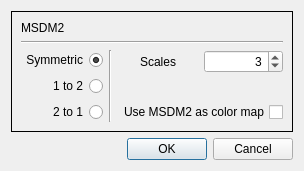
<?xml version="1.0" encoding="UTF-8"?>
<ui version="4.0">
 <class>DialogMSDM21</class>
 <widget class="QDialog" name="DialogMSDM21">
  <property name="geometry">
   <rect>
    <x>0</x>
    <y>0</y>
    <width>273</width>
    <height>164</height>
   </rect>
  </property>
  <property name="windowTitle">
   <string>MSDM2</string>
  </property>
  <layout class="QVBoxLayout" name="verticalLayout">
   <item>
    <widget class="QFrame" name="frame">
     <property name="frameShape">
      <enum>QFrame::Box</enum>
     </property>
     <property name="frameShadow">
      <enum>QFrame::Plain</enum>
     </property>
     <layout class="QVBoxLayout" name="verticalLayout_2">
      <item>
       <layout class="QVBoxLayout" name="verticalLayout_6">
        <item>
         <widget class="QLabel" name="label_2">
          <property name="text">
           <string>MSDM2</string>
          </property>
         </widget>
        </item>
       </layout>
      </item>
      <item>
       <widget class="Line" name="line">
        <property name="orientation">
         <enum>Qt::Horizontal</enum>
        </property>
       </widget>
      </item>
      <item>
       <layout class="QHBoxLayout" name="horizontalLayout_2">
        <item>
         <layout class="QVBoxLayout" name="verticalLayout_4">
          <item>
           <widget class="QRadioButton" name="radioButton_Sim">
            <property name="layoutDirection">
             <enum>Qt::RightToLeft</enum>
            </property>
            <property name="text">
             <string>Symmetric</string>
            </property>
            <property name="checked">
             <bool>true</bool>
            </property>
           </widget>
          </item>
          <item>
           <widget class="QRadioButton" name="radioButton_1to2">
            <property name="layoutDirection">
             <enum>Qt::RightToLeft</enum>
            </property>
            <property name="text">
             <string>1 to 2</string>
            </property>
            <property name="checked">
             <bool>false</bool>
            </property>
           </widget>
          </item>
          <item>
           <widget class="QRadioButton" name="radioButton_2to1">
            <property name="layoutDirection">
             <enum>Qt::RightToLeft</enum>
            </property>
            <property name="text">
             <string>2 to 1</string>
            </property>
           </widget>
          </item>
         </layout>
        </item>
        <item>
         <widget class="Line" name="line_2">
          <property name="orientation">
           <enum>Qt::Vertical</enum>
          </property>
         </widget>
        </item>
        <item>
         <layout class="QVBoxLayout" name="verticalLayout_5">
          <item>
           <layout class="QHBoxLayout" name="horizontalLayout_3">
            <item>
             <widget class="QLabel" name="label">
              <property name="text">
               <string>Scales</string>
              </property>
              <property name="alignment">
               <set>Qt::AlignCenter</set>
              </property>
             </widget>
            </item>
            <item>
             <widget class="QSpinBox" name="spinBox_scales">
              <property name="alignment">
               <set>Qt::AlignRight|Qt::AlignTrailing|Qt::AlignVCenter</set>
              </property>
              <property name="buttonSymbols">
               <enum>QAbstractSpinBox::UpDownArrows</enum>
              </property>
              <property name="value">
               <number>3</number>
              </property>
             </widget>
            </item>
           </layout>
          </item>
          <item>
           <spacer name="verticalSpacer">
            <property name="orientation">
             <enum>Qt::Vertical</enum>
            </property>
            <property name="sizeHint" stdset="0">
             <size>
              <width>20</width>
              <height>40</height>
             </size>
            </property>
           </spacer>
          </item>
          <item>
           <widget class="QCheckBox" name="checkBox_color">
            <property name="layoutDirection">
             <enum>Qt::RightToLeft</enum>
            </property>
            <property name="text">
             <string>Use MSDM2 as color map</string>
            </property>
           </widget>
          </item>
         </layout>
        </item>
       </layout>
      </item>
     </layout>
    </widget>
   </item>
   <item>
    <widget class="QDialogButtonBox" name="buttonBox">
     <property name="orientation">
      <enum>Qt::Horizontal</enum>
     </property>
     <property name="standardButtons">
      <set>QDialogButtonBox::Cancel|QDialogButtonBox::Ok</set>
     </property>
    </widget>
   </item>
  </layout>
 </widget>
 <resources/>
 <connections>
  <connection>
   <sender>buttonBox</sender>
   <signal>accepted()</signal>
   <receiver>DialogMSDM21</receiver>
   <slot>accept()</slot>
   <hints>
    <hint type="sourcelabel">
     <x>248</x>
     <y>254</y>
    </hint>
    <hint type="destinationlabel">
     <x>157</x>
     <y>274</y>
    </hint>
   </hints>
  </connection>
  <connection>
   <sender>buttonBox</sender>
   <signal>rejected()</signal>
   <receiver>DialogMSDM21</receiver>
   <slot>reject()</slot>
   <hints>
    <hint type="sourcelabel">
     <x>316</x>
     <y>260</y>
    </hint>
    <hint type="destinationlabel">
     <x>286</x>
     <y>274</y>
    </hint>
   </hints>
  </connection>
 </connections>
</ui>
